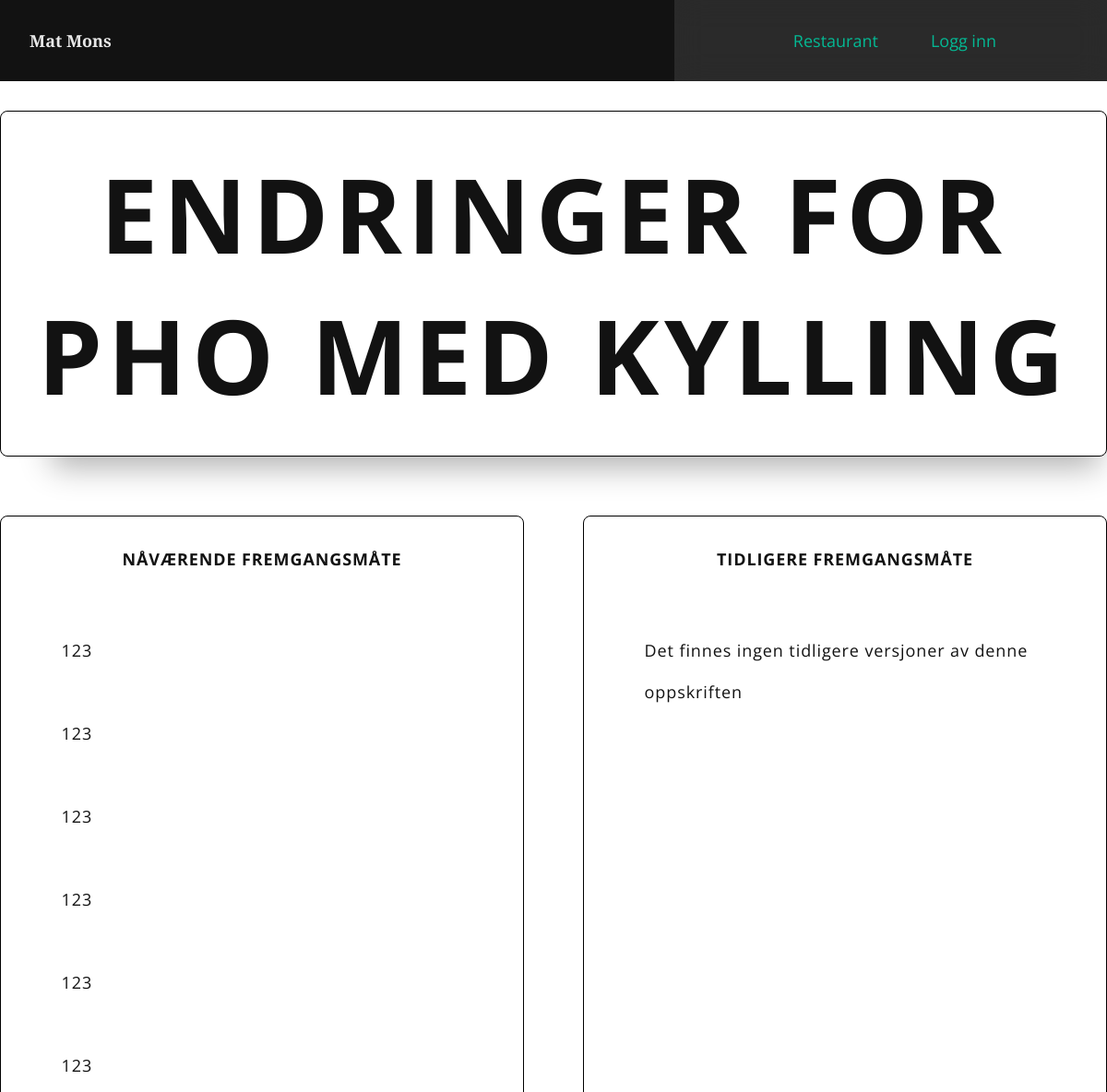
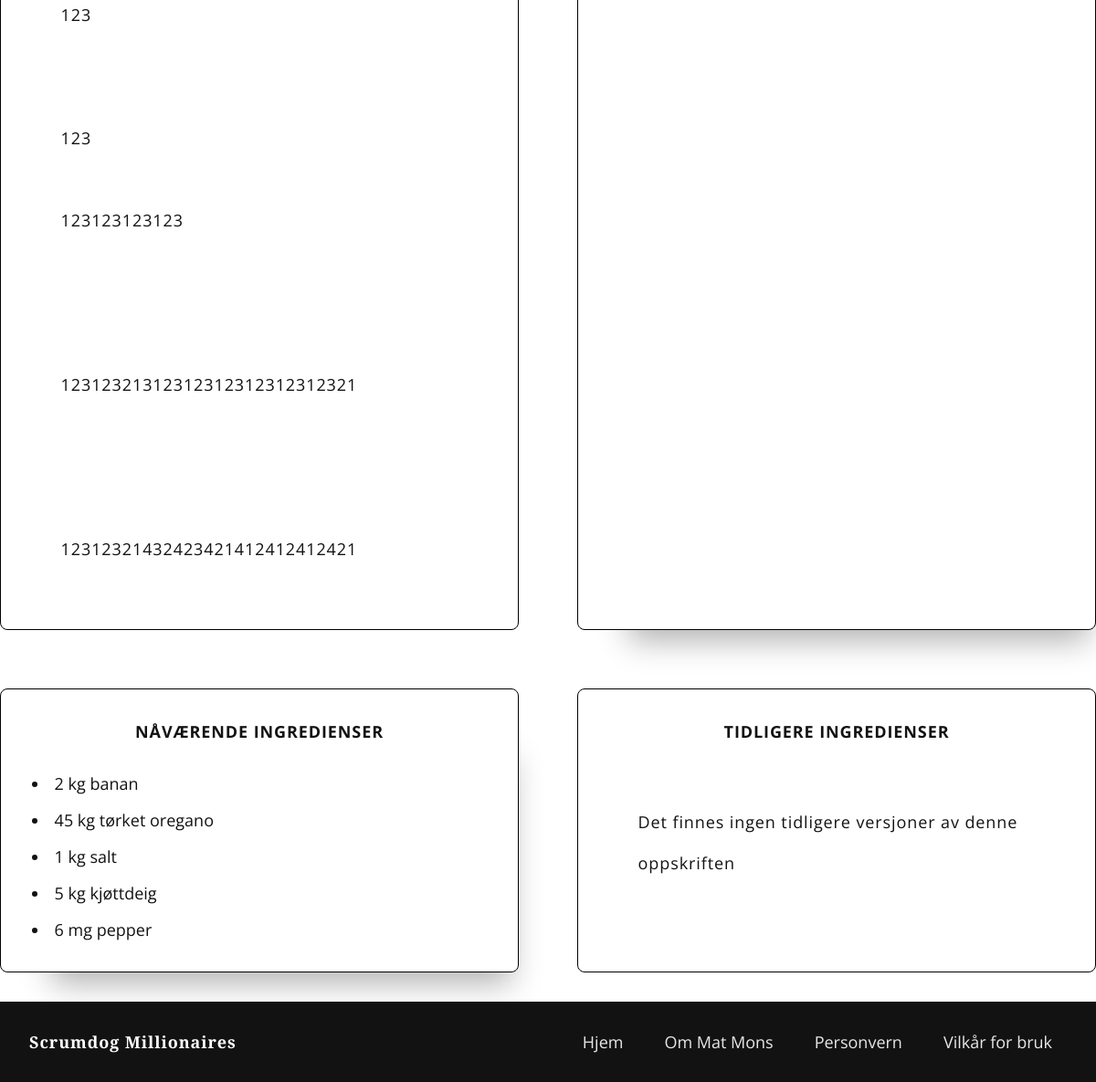
Page /show_changes_recipe/7 on the committed database (2 pictures, top to bottom).
### db/modul.py (models this page shows, shortened)
class Dinner(base):
    __tablename__ = "dinner"
    id = Column(Integer, primary_key=True, unique=True,
                nullable=False, autoincrement=True)
    title = Column(String(255), nullable=False)
    image = Column(LargeBinary(length=(2 ** 32) - 1))
    recipe = relationship("Recipe", cascade="all, delete")
    group_id = Column(Integer, ForeignKey("group.id"), nullable=False)
    user_id = Column(Integer, ForeignKey("user.id"), nullable=False)
    comment = relationship("Comment")
    meal = relationship("Meal")

class Recipe(base):
    __tablename__ = "recipe"
    id = Column(Integer, primary_key=True, unique=True,
                nullable=False, autoincrement=True)
    approach = Column(String(20000), nullable=False)
    version = Column(Integer, nullable=False)
    portions = Column(Integer, nullable=True)
    UniqueConstraint('id', 'version', name='id_version')
    recipe_ingredient_helper = relationship(
        "Recipe_ingredient_helper", back_populates="recipe", cascade="all, delete")
    dinner_id = Column(Integer, ForeignKey(
        "dinner.id", ondelete="CASCADE"), nullable=False)

class Measurement(base):
    __tablename__ = "measurement"
    id = Column(Integer, primary_key=True, unique=True,
                nullable=False, autoincrement=True)
    name = Column(String(10), nullable=False, unique=True)
    recipe_ingredient_helper = relationship(
        "Recipe_ingredient_helper", back_populates="measurement", cascade="all, delete")

class Ingredient(base):
    __tablename__ = "ingredient"
    id = Column(Integer, primary_key=True, unique=True,
                nullable=False, autoincrement=True)
    name = Column(String(45), nullable=False, unique=True)
    recipe_ingredient_helper = relationship(
        "Recipe_ingredient_helper", back_populates="ingredient", cascade="all, delete")

### routes/recipe_routes.py (the view, shortened to what this page needs)
@recipe_route.route('/show_changes_recipe/<dinner_id>')
def show_changes_recipe(dinner_id):
    dinner = session.query(Dinner).filter(Dinner.id == dinner_id).first()
    recipe_version = session.query(Recipe).filter(Recipe.dinner_id == dinner_id).order_by(
        desc(Recipe.version)).all()
    current_version_id = recipe_version[0].id
    recipe = session.query(Recipe).filter(Recipe.id == current_version_id).first()
    ingredients_recipe = session.query(Ingredient.name).join(
        Recipe_ingredient_helper).join(Recipe).filter(
        Recipe.id == current_version_id).all()
    session.close()
    amounts_recipe = session.query(Amount.amount).join(
        Recipe_ingredient_helper).join(Recipe).filter(
        Recipe.id == current_version_id).all()
    session.close()
    measurements_recipe = session.query(Measurement.name).join(
        Recipe_ingredient_helper).join(Recipe).filter(
        Recipe.id == current_version_id).all()
    session.close()
    ingredients_recipe_prev = ""
    amounts_recipe_prev = ""
    measurements_recipe_prev = ""
    recipe_prev = ""
    len_prev = 0
    ingredient_status = ""
    approach_status = ""
    if len(recipe_version) < 2:
        print('Det finnes kun en versjon av denne')
        approach_status = "Det finnes ingen tidligere versjoner av denne oppskriften"
        ingredient_status = "Det finnes ingen tidligere versjoner av denne oppskriften"
    return render_template("dinners/changed_recipe.html",
                           dinner=dinner,
                           recipe=recipe,
                           len=len(ingredients_recipe),
                           ingredients=ingredients_recipe,
                           amounts=amounts_recipe,
                           measurements=measurements_recipe,
                           ingredients_prev=ingredients_recipe_prev,
                           amounts_prev=amounts_recipe_prev,
                           measurements_prev=measurements_recipe_prev,
                           len_prev=len_prev,
                           recipe_prev=recipe_prev,
                           status_ingredient=ingredient_status,
                           status_approach=approach_status)

### templates/dinners/changed_recipe.html (shortened to what this page needs)
{% extends "base.html" %} {% block content %}
<main class="changed-dinner-grid">
    <article class="testimonial changed">
            <section class="approach-section flex">
        <h1> Endringer for {{ dinner.title }}</h1>
            </section>
    </article>
    <article class="testimonial changed">
        <section class="approach-section flex">
            <h2 class="headline">NÅVÆRENDE FREMGANGSMÅTE</h2>
        <p class="approach" style="white-space: pre-line">{{ recipe.approach }}</p>
        </section>
    </article>
        <article class="testimonial changed">
            <section class="approach-section flex">
            <h2 class="headline">TIDLIGERE FREMGANGSMÅTE</h2>
        <p class="approach" style="white-space: pre-line">{{ status_approach }}</p>
            </section>
    </article>
    <article class="testimonial changed">
        <section class="approach-section flex">
            <h2 class="headline"> NÅVÆRENDE INGREDIENSER</h2>
            {% for i in range(0,(len)) %}
            <li class="section_dinner approach" id="ingredient-line-height">
            {{ amounts[i].amount}}
            {{ measurements[i].name }}
            {{ ingredients[i].name }}
            </li>
        {% endfor %}
        </section>
    </article>
    <article class="testimonial changed">
        <section class="approach-section flex">
            <h2 class="headline"> TIDLIGERE INGREDIENSER</h2>
             <p class="approach" style="white-space: pre-line">{{ status_ingredient }}</p>
        </section>
    </article>
</main>
{% endblock %}

### static/css/styles.css (style rules this page uses)
:root { --ff-body: "Open Sans", sans-serif; --ff-title: "Open Sans", sans-serif; --ff-logo: "Playfair Display", sans-serif; --clr-primary-400: hsl(60 100% 50%); --clr-neutral-900: #121212; --clr-error: #ff5357; --clr-warning: #ffac00; --clr-info: #00afcc; --clr-success: #01c9a0; --clr-primary: #121212; --clr-neutral: #ffffff; --fs-xxl: clamp(3.5rem, 12vw + 1rem, 12rem); --fs-xl: clamp(3.5rem, 12vw + 1rem, 7rem); --fs-600: clamp(2rem, 12vw + 1rem, 3rem); --fs-500: clamp(1.5rem, 12vw + 1rem, 2.25rem); --fs-400: clamp(1rem, 12vw + 1rem, 1.125rem); --fs-300: clamp(.3rem, 2.5vw + 1rem, 1rem); }
* { margin: 0; padding: 0; box-sizing: border-box; scroll-behavior: smooth; }
html { position: relative; overflow: visible; }
body { min-height: 100vh; font-family: var(--ff-body); font-size: 1.125rem; color: var(--clr-primary); }
h1, h2, h3 { font-family: var(--ff-title); font-size: var(--fs-400); }
p { font-family: var(--ff-body); font-size: var(--fs-400); line-height: 1.5; }
.privacy-article h1, h2, h3, h4, p { letter-spacing: 0.05em; }
.approach-section { display: flex; flex-direction: column; padding: 2rem; margin: 0 auto; }
.approach-section h1 { font-size: var(--fs-xl); text-transform: uppercase; letter-spacing: .05em; color: var(--clr-primary); text-align: center; margin: 0 auto; }
.approach-section h2 { border-bottom:1px solid var(--clr-neutral); padding-bottom:1rem; text-align: center; }
.approach-section p { display: inline-block; line-height: 2.5; font-size: large; margin: 2rem 2rem; text-align: left; }
.testimonial:nth-child(3), .testimonial:nth-child(1), .testimonial:nth-child(4) { color: var(--clr-primary); padding: .1rem .1rem; border-radius: .5rem; box-shadow: 1.5rem 2.75rem 2rem -2rem rgba(0, 0, 0, 0.3); background-color: rgba(255, 255, 255, 0.523); }
.testimonial:nth-child(1) { grid-area: one; }
.testimonial:nth-child(2) { grid-area: two; }
.testimonial:nth-child(3) { grid-area: three; }
.testimonial:nth-child(4) { grid-area: four; }
.testimonial:nth-child(5) { grid-area: five; }
.changed-dinner-grid { display: grid; gap: 4rem; grid-auto-columns: 1fr; grid-template-areas: "one one" "two three" "four five"; padding-block: 2rem; width: min(100%, 90rem); margin-inline: auto; }
.changed { color: var(--clr-primary); padding: .1rem .1rem; border-radius: .5rem; border: solid 1px black; box-shadow: none; }
.changed h1 { text-align: center; }
.flex { display: flex; gap: var(--gap, 1rem); }

### rows in the picture
Dinner: title "PHO MED KYLLING"
Recipe: approach "123 123 123 123 123 123 123 123 123123123123 12312321312312312312312312321 12312321432423421412412412421"
Measurement: name "kg" "kg" "kg" "kg"
Ingredient: name "banan"
Ingredient: name "tørket oregano"
Ingredient: name "salt"
Ingredient: name "kjøttdeig"
Measurement: name "mg"
Ingredient: name "pepper"

### other values in the picture
{{ status_approach }} "Det finnes ingen tidligere versjoner av denne oppskriften"
{{ amounts[i].amount }} "2" "45" "1" "5" "6"
{{ status_ingredient }} "Det finnes ingen tidligere versjoner av denne oppskriften"
